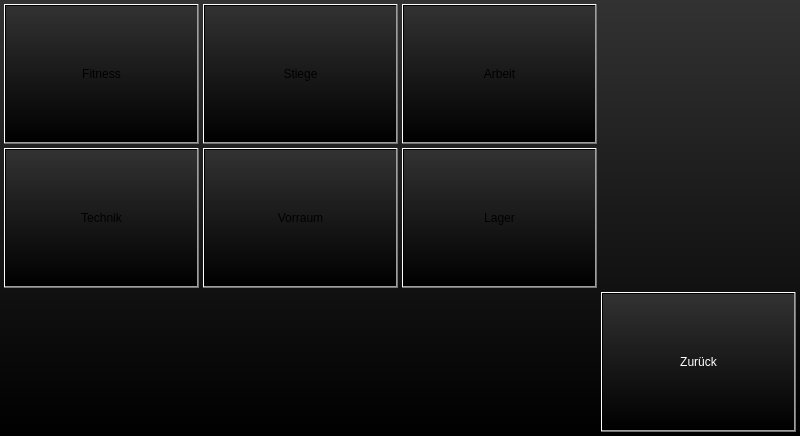
<?xml version="1.0" encoding="UTF-8"?>
<ui version="4.0">
 <class>ugwindow</class>
 <widget class="QDialog" name="ugwindow">
  <property name="geometry">
   <rect>
    <x>0</x>
    <y>0</y>
    <width>800</width>
    <height>436</height>
   </rect>
  </property>
  <property name="sizePolicy">
   <sizepolicy hsizetype="Fixed" vsizetype="Fixed">
    <horstretch>0</horstretch>
    <verstretch>0</verstretch>
   </sizepolicy>
  </property>
  <property name="windowTitle">
   <string>Dialog</string>
  </property>
  <property name="styleSheet">
   <string notr="true">background-color: qlineargradient(spread:pad, x1:0.5, y1:1, x2:0.5, y2:0.0, stop:0 rgba(0, 0, 0, 255), stop:1 rgba(50, 50, 50, 255));</string>
  </property>
  <widget class="QPushButton" name="pushButtonBack">
   <property name="geometry">
    <rect>
     <x>601</x>
     <y>292</y>
     <width>195</width>
     <height>140</height>
    </rect>
   </property>
   <property name="sizePolicy">
    <sizepolicy hsizetype="Fixed" vsizetype="Fixed">
     <horstretch>0</horstretch>
     <verstretch>0</verstretch>
    </sizepolicy>
   </property>
   <property name="styleSheet">
    <string notr="true">color: rgb(255, 255, 255);</string>
   </property>
   <property name="text">
    <string>Zurück</string>
   </property>
  </widget>
  <widget class="QPushButton" name="pushButtonLightVorraum">
   <property name="geometry">
    <rect>
     <x>203</x>
     <y>148</y>
     <width>195</width>
     <height>140</height>
    </rect>
   </property>
   <property name="sizePolicy">
    <sizepolicy hsizetype="Fixed" vsizetype="Fixed">
     <horstretch>0</horstretch>
     <verstretch>0</verstretch>
    </sizepolicy>
   </property>
   <property name="text">
    <string>Vorraum</string>
   </property>
  </widget>
  <widget class="QPushButton" name="pushButtonLightTechnik">
   <property name="geometry">
    <rect>
     <x>4</x>
     <y>148</y>
     <width>195</width>
     <height>140</height>
    </rect>
   </property>
   <property name="sizePolicy">
    <sizepolicy hsizetype="Fixed" vsizetype="Fixed">
     <horstretch>0</horstretch>
     <verstretch>0</verstretch>
    </sizepolicy>
   </property>
   <property name="text">
    <string>Technik</string>
   </property>
  </widget>
  <widget class="QPushButton" name="pushButtonLightLager">
   <property name="geometry">
    <rect>
     <x>402</x>
     <y>148</y>
     <width>195</width>
     <height>140</height>
    </rect>
   </property>
   <property name="sizePolicy">
    <sizepolicy hsizetype="Fixed" vsizetype="Fixed">
     <horstretch>0</horstretch>
     <verstretch>0</verstretch>
    </sizepolicy>
   </property>
   <property name="text">
    <string>Lager</string>
   </property>
  </widget>
  <widget class="QPushButton" name="pushButtonLightFitness">
   <property name="geometry">
    <rect>
     <x>4</x>
     <y>4</y>
     <width>195</width>
     <height>140</height>
    </rect>
   </property>
   <property name="sizePolicy">
    <sizepolicy hsizetype="Fixed" vsizetype="Fixed">
     <horstretch>0</horstretch>
     <verstretch>0</verstretch>
    </sizepolicy>
   </property>
   <property name="text">
    <string>Fitness</string>
   </property>
  </widget>
  <widget class="QPushButton" name="pushButtonLightArbeit">
   <property name="geometry">
    <rect>
     <x>402</x>
     <y>4</y>
     <width>195</width>
     <height>140</height>
    </rect>
   </property>
   <property name="sizePolicy">
    <sizepolicy hsizetype="Fixed" vsizetype="Fixed">
     <horstretch>0</horstretch>
     <verstretch>0</verstretch>
    </sizepolicy>
   </property>
   <property name="text">
    <string>Arbeit</string>
   </property>
  </widget>
  <widget class="QPushButton" name="pushButtonLightStiege">
   <property name="geometry">
    <rect>
     <x>203</x>
     <y>4</y>
     <width>195</width>
     <height>140</height>
    </rect>
   </property>
   <property name="sizePolicy">
    <sizepolicy hsizetype="Fixed" vsizetype="Fixed">
     <horstretch>0</horstretch>
     <verstretch>0</verstretch>
    </sizepolicy>
   </property>
   <property name="text">
    <string>Stiege</string>
   </property>
  </widget>
 </widget>
 <resources/>
 <connections/>
</ui>
